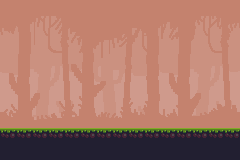

This is a level from a 2D game, rendered from its Tiled map with the project's own tilesets. A one-line summary and the complete map file follow:
An orthogonal 15x10 tile map with 16x16 px tiles, 1 tile layer (Walls), 1 image layer.

<map version="1.4" tiledversion="1.4.2" orientation="orthogonal" renderorder="right-down" width="15" height="10" tilewidth="16" tileheight="16" infinite="0" nextlayerid="3" nextobjectid="1">
 <tileset firstgid="1" name="tileset" tilewidth="16" tileheight="16" tilecount="72" columns="12">
  <image source="tileset.png" width="192" height="96" />
 </tileset>
 <imagelayer id="2" name="Background">
  <image source="background.png" width="240" height="160" />
 </imagelayer>
 <layer id="1" name="Walls" width="15" height="10">
  <data encoding="csv">
0,0,0,0,0,0,0,0,0,0,0,0,0,0,0,
0,0,0,0,0,0,0,0,0,0,0,0,0,0,0,
0,0,0,0,0,0,0,0,0,0,0,0,0,0,0,
0,0,0,0,0,0,0,0,0,0,0,0,0,0,0,
0,0,0,0,0,0,0,0,0,0,0,0,0,0,0,
0,0,0,0,0,0,0,0,0,0,0,0,0,0,0,
0,0,0,0,0,0,0,0,0,0,0,0,0,0,0,
0,0,0,0,0,0,0,0,0,0,0,0,0,0,0,
2,2,2,2,2,2,2,2,2,2,2,2,2,2,2,
14,14,14,14,14,14,14,14,14,14,14,14,14,14,14
</data>
 </layer>
</map>
